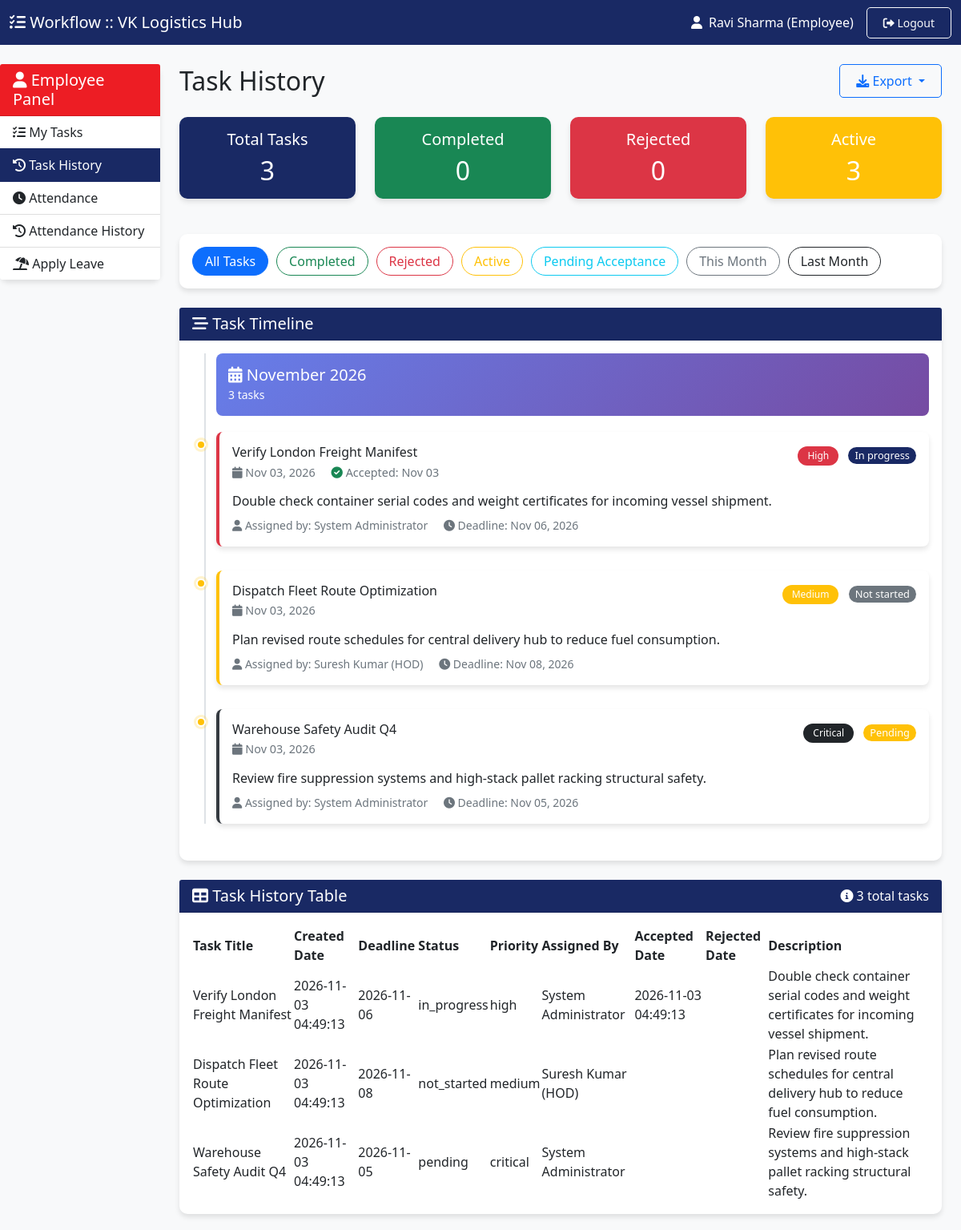
Page /dashboard/employee/task-history.php (signed in) on the committed database.
### tables this page shows
CREATE TABLE IF NOT EXISTS `tasks` (
  `id` INT AUTO_INCREMENT PRIMARY KEY,
  `title` VARCHAR(255) NOT NULL,
  `description` TEXT NOT NULL,
  `priority` ENUM('low', 'medium', 'high', 'critical') DEFAULT 'medium',
  `status` ENUM('pending', 'not_started', 'in_progress', 'dependency_block', 'waiting_review', 'completed', 'rejected') DEFAULT 'pending',
  `deadline` DATE NOT NULL,
  `submission_details` TEXT NULL,
  `created_by` INT NOT NULL,
  `completed_at` DATETIME NULL,
  `created_at` TIMESTAMP DEFAULT CURRENT_TIMESTAMP,
  `updated_at` TIMESTAMP DEFAULT CURRENT_TIMESTAMP ON UPDATE CURRENT_TIMESTAMP,
  INDEX (`created_by`),
  INDEX (`status`),
  INDEX (`priority`)
);

CREATE TABLE IF NOT EXISTS `task_assignments` (
  `id` INT AUTO_INCREMENT PRIMARY KEY,
  `task_id` INT NOT NULL,
  `assigned_to` INT NOT NULL,
  `assigned_by` INT NOT NULL,
  `assignment_type` VARCHAR(50) DEFAULT 'direct',
  `current_assignee` TINYINT(1) DEFAULT 1,
  `assigned_at` TIMESTAMP DEFAULT CURRENT_TIMESTAMP,
  `accepted_at` DATETIME NULL,
  `rejected_at` DATETIME NULL,
  `rejection_reason` TEXT NULL,
  INDEX (`task_id`),
  INDEX (`assigned_to`),
  INDEX (`assigned_by`),
  INDEX (`current_assignee`)
);

CREATE TABLE IF NOT EXISTS `users` (
  `id` INT AUTO_INCREMENT PRIMARY KEY,
  `username` VARCHAR(50) NOT NULL UNIQUE,
  `email` VARCHAR(100) NOT NULL UNIQUE,
  `password` VARCHAR(255) NOT NULL,
  `full_name` VARCHAR(100) NOT NULL,
  `role` ENUM('management', 'hod', 'employee') NOT NULL,
  `department_id` INT NULL,
  `position` VARCHAR(100) NULL,
  `is_active` TINYINT(1) DEFAULT 1,
  `last_login` DATETIME NULL,
  `created_at` TIMESTAMP DEFAULT CURRENT_TIMESTAMP,
  INDEX (`department_id`),
  INDEX (`role`),
  INDEX (`is_active`)
);

### dashboard/employee/task-history.php (the view, shortened to what the rows shown need)
<?php
$user_id = $_SESSION['user_id'];
try {
    $db = getDB();
    $stmt = $db->prepare("
        SELECT t.*,
               u.full_name as created_by_name,
               ta.id as assignment_id,
               ta.accepted_at,
               ta.rejected_at,
               ta.rejection_reason,
               DATEDIFF(NOW(), t.created_at) as days_old
        FROM tasks t
        JOIN task_assignments ta ON t.id = ta.task_id AND ta.assigned_to = ?
        LEFT JOIN users u ON t.created_by = u.id
        ORDER BY t.created_at DESC
    ");
    $stmt->execute([$user_id]);
    $all_tasks = $stmt->fetchAll();
} catch(Exception $e) {
    die("Database error: " . $e->getMessage());
}
$total_tasks = count($all_tasks);
$completed_tasks = array_filter($all_tasks, function($task) {
    return $task['status'] === 'completed';
});
$rejected_tasks = array_filter($all_tasks, function($task) {
    return $task['status'] === 'rejected';
});
$active_tasks = array_filter($all_tasks, function($task) {
    return !in_array($task['status'], ['completed', 'rejected']);
});
$tasks_by_month = [];
foreach ($all_tasks as $task) {
    $month_year = date('F Y', strtotime($task['created_at']));
    if (!isset($tasks_by_month[$month_year])) {
        $tasks_by_month[$month_year] = [];
    }
    $tasks_by_month[$month_year][] = $task;
}
?>
<!DOCTYPE html>
<html lang="en">
<head>
    <link href="https://cdn.jsdelivr.net/npm/bootstrap@5.1.3/dist/css/bootstrap.min.css" rel="stylesheet">
    <link rel="stylesheet" href="https://cdnjs.cloudflare.com/ajax/libs/font-awesome/6.0.0/css/all.min.css">
    <link rel="stylesheet" href="https://unpkg.com/bootstrap-table@1.22.1/dist/bootstrap-table.min.css">
    <link rel="stylesheet" href="https://cdn.jsdelivr.net/npm/bootstrap-icons@1.11.1/font/bootstrap-icons.css">
    <link href="../../assets/css/style.css" rel="stylesheet">
</head>
<body style="background-color: #f8f9fa;">
    <div class="container-fluid mt-4">
        <div class="row">
            <main class="col-md-9 ms-sm-auto col-lg-10 px-md-4">
                <div class="d-flex justify-content-between align-items-center mb-4">
                    <h1 class="h2 mb-0">Task History</h1>
                </div>
                <div class="row mb-4">
                    <div class="col-md-3">
                        <div class="card stat-card bg-primary text-white" onclick="filterTasks('all')">
                            <div class="card-body text-center">
                                <h2 class="mb-0"><?php echo $total_tasks; ?></h2>
                            </div>
                        </div>
                    </div>
                    <div class="col-md-3">
                        <div class="card stat-card bg-success text-white" onclick="filterTasks('completed')">
                            <div class="card-body text-center">
                                <h2 class="mb-0"><?php echo count($completed_tasks); ?></h2>
                            </div>
                        </div>
                    </div>
                    <div class="col-md-3">
                        <div class="card stat-card bg-danger text-white" onclick="filterTasks('rejected')">
                            <div class="card-body text-center">
                                <h2 class="mb-0"><?php echo count($rejected_tasks); ?></h2>
                            </div>
                        </div>
                    </div>
                    <div class="col-md-3">
                        <div class="card stat-card bg-warning text-white" onclick="filterTasks('active')">
                            <div class="card-body text-center">
                                <h2 class="mb-0"><?php echo count($active_tasks); ?></h2>
                            </div>
                        </div>
                    </div>
                </div>
                <div class="card mb-4">
                    <div class="card-body">
                        <?php if(empty($all_tasks)): ?>
                            <div class="alert alert-info">
                                <i class="fas fa-info-circle"></i> No task history available.
                            </div>
                        <?php else: ?>
                            <div class="timeline">
                                <?php foreach($tasks_by_month as $month => $month_tasks): ?>
                                <div class="month-header">
                                    <h5 class="mb-0"><i class="fas fa-calendar-alt"></i> <?php echo $month; ?></h5>
                                    <small><?php echo count($month_tasks); ?> tasks</small>
                                </div>
                                <?php foreach($month_tasks as $task):
                                    $status_class = '';
                                    if($task['status'] === 'completed') $status_class = 'completed';
                                    elseif($task['status'] === 'rejected') $status_class = 'rejected';
                                    else $status_class = 'active';
                                ?>
                                <div class="timeline-item <?php echo $status_class; ?>" data-status="<?php echo $task['status']; ?>" data-month="<?php echo date('Y-m', strtotime($task['created_at'])); ?>">
                                    <div class="card task-card-history priority-<?php echo $task['priority']; ?>">
                                        <div class="card-body">
                                            <div class="d-flex justify-content-between align-items-start mb-2">
                                                <div>
                                                    <h6 class="card-title mb-1"><?php echo htmlspecialchars($task['title']); ?></h6>
                                                    <div class="timeline-date">
                                                        <i class="fas fa-calendar"></i> <?php echo date('M d, Y', strtotime($task['created_at'])); ?>
                                                        <?php if($task['accepted_at']): ?>
                                                            <span class="ms-3"><i class="fas fa-check-circle text-success"></i> Accepted: <?php echo date('M d', strtotime($task['accepted_at'])); ?></span>
                                                        <?php endif; ?>
                                                    </div>
                                                </div>
                                                <div>
                                                    <span class="badge bg-<?php
                                                        $priority_colors = [
                                                            'low' => 'success',
                                                            'medium' => 'warning',
                                                            'high' => 'danger',
                                                            'critical' => 'dark'
                                                        ];
                                                        echo $priority_colors[$task['priority']] ?? 'secondary';
                                                    ?> me-2">
                                                        <?php echo ucfirst($task['priority']); ?>
                                                    </span>
                                                    <span class="badge status-badge bg-<?php
                                                        $status_colors = [
                                                            'pending' => 'warning',
                                                            'not_started' => 'secondary',
                                                            'in_progress' => 'primary',
                                                            'waiting_review' => 'info',
                                                            'completed' => 'success',
                                                            'rejected' => 'danger'
                                                        ];
                                                        echo $status_colors[$task['status']] ?? 'secondary';
                                                    ?>">
                                                        <?php echo str_replace('_', ' ', ucfirst($task['status'])); ?>
                                                    </span>
                                                </div>
                                            </div>
                                            <p class="card-text task-description mb-2"><?php echo htmlspecialchars($task['description']); ?></p>
                                            <div class="d-flex justify-content-between align-items-center">
                                                <small class="text-muted">
                                                    <i class="fas fa-user"></i> Assigned by: <?php echo $task['created_by_name']; ?>
                                                    <?php if($task['deadline']): ?>
                                                        <span class="ms-3"><i class="fas fa-clock"></i> Deadline: <?php echo date('M d, Y', strtotime($task['deadline'])); ?></span>
                                                    <?php endif; ?>
                                                </small>
                                            </div>
                                        </div>
                                    </div>
                                </div>
                                <?php endforeach; ?>
                                <?php endforeach; ?>
                            </div>
                        <?php endif; ?>
                    </div>
                </div>
                <div class="card">
                    <div class="card-body">
                        <table id="taskHistoryTable"
                               data-toggle="table"
                               data-search="true"
                               data-show-search-clear-button="true"
                               data-search-align="left"
                               data-pagination="true"
                               data-page-list="[10, 25, 50, 100, all]"
                               data-show-columns="true"
                               data-show-refresh="true"
                               data-show-export="true"
                               data-buttons-class="primary"
                               data-show-fullscreen="true"
                               data-sortable="true"
                               data-sort-class="table-active"
                               data-page-size="10"
                               class="table-hover">
                            <thead>
                                <tr>
                                    <th data-field="title" data-sortable="true">Task Title</th>
                                    <th data-field="created_at" data-sortable="true" data-formatter="dateFormatter">Created Date</th>
                                    <th data-field="deadline" data-sortable="true" data-formatter="dateFormatter">Deadline</th>
                                    <th data-field="status" data-sortable="true" data-formatter="statusFormatterTable">Status</th>
                                    <th data-field="priority" data-sortable="true" data-formatter="priorityFormatterTable">Priority</th>
                                    <th data-field="created_by" data-sortable="true">Assigned By</th>
                                    <th data-field="accepted_at" data-sortable="true" data-formatter="dateFormatter" data-visible="false">Accepted Date</th>
                                    <th data-field="rejected_at" data-sortable="true" data-formatter="dateFormatter" data-visible="false">Rejected Date</th>
                                    <th data-field="description" data-visible="false">Description</th>
                                </tr>
                            </thead>
                            <tbody>
                                <?php foreach($all_tasks as $task): ?>
                                <tr>
                                    <td><?php echo htmlspecialchars($task['title']); ?></td>
                                    <td><?php echo $task['created_at']; ?></td>
                                    <td><?php echo $task['deadline']; ?></td>
                                    <td><?php echo $task['status']; ?></td>
                                    <td><?php echo $task['priority']; ?></td>
                                    <td><?php echo $task['created_by_name']; ?></td>
                                    <td><?php echo $task['accepted_at']; ?></td>
                                    <td><?php echo $task['rejected_at']; ?></td>
                                    <td><?php echo htmlspecialchars($task['description']); ?></td>
                                </tr>
                                <?php endforeach; ?>
                            </tbody>
                        </table>
                    </div>
                </div>
            </main>
        </div>
    </div>
</body>
</html>

### rows in the picture
tasks: title "Verify London Freight Manifest", created_at "Nov 03, 2026", task_assignments.accepted_at "Nov 03", priority "High", status "In progress", description "Double check container serial codes and weight certificates for incoming vessel shipment.", users.full_name "System Administrator", deadline "Nov 06, 2026", created_at "2026-11-03 04:49:13", deadline "2026-11-06", status "in_progress", priority "high", task_assignments.accepted_at "2026-11-03 04:49:13"
tasks: title "Dispatch Fleet Route Optimization", created_at "Nov 03, 2026", priority "Medium", status "Not started", description "Plan revised route schedules for central delivery hub to reduce fuel consumption.", users.full_name "Suresh Kumar (HOD)", deadline "Nov 08, 2026", created_at "2026-11-03 04:49:13", deadline "2026-11-08", status "not_started", priority "medium"
tasks: title "Warehouse Safety Audit Q4", created_at "Nov 03, 2026", priority "Critical", status "Pending", description "Review fire suppression systems and high-stack pallet racking structural safety.", users.full_name "System Administrator", deadline "Nov 05, 2026", created_at "2026-11-03 04:49:13", deadline "2026-11-05", status "pending", priority "critical"

### other values in the picture
APP_NAME "Workflow :: VK Logistics Hub"
$user_name "Ravi Sharma"
$total_tasks "3"
count($completed_tasks) "0"
count($rejected_tasks) "0"
count($active_tasks) "3"
$month "November 2026"
count($month_tasks) "3"
